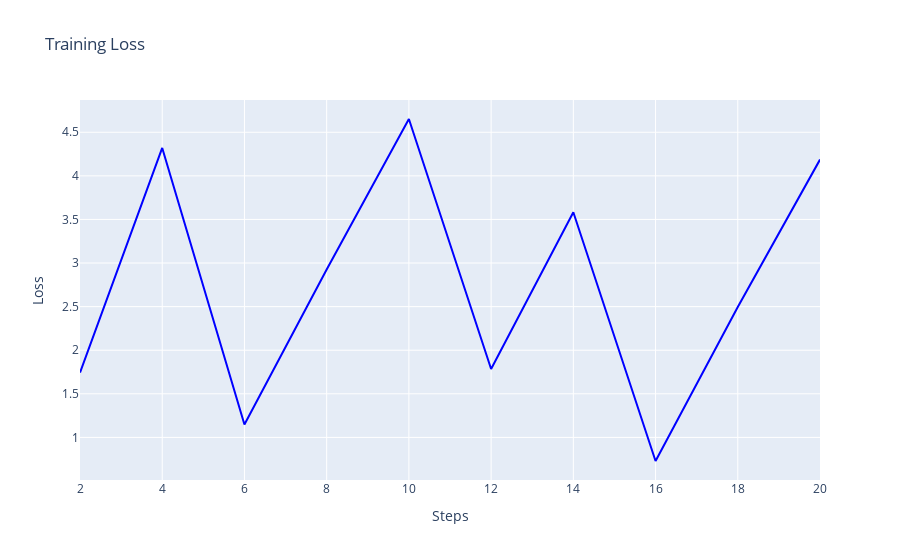

Notebook cell for this chart:
### Code cell
plot_loss("test.pt_loss_history.pkl", False)

### Figure 1 — Plotly figure (JSON) as saved in the notebook; plotly's stock layout.template omitted (floating-point values rounded to 4 significant figures)
{"data": [{"line": {"color": "blue", "width": 2}, "mode": "lines", "name": "Total Loss", "type": "scatter", "x": [2, 4, 6, 8, 10, 12, 14, 16, 18, 20], "y": [1.743, 4.321, 1.148, 2.927, 4.652, 1.784, 3.582, 0.7294, 2.497, 4.186]}], "layout": {"hovermode": "x unified", "legend": {"x": 0.99, "xanchor": "right", "y": 0.99, "yanchor": "top"}, "title": {"text": "Training Loss"}, "xaxis": {"title": {"text": "Steps"}}, "yaxis": {"title": {"text": "Loss"}}}}
